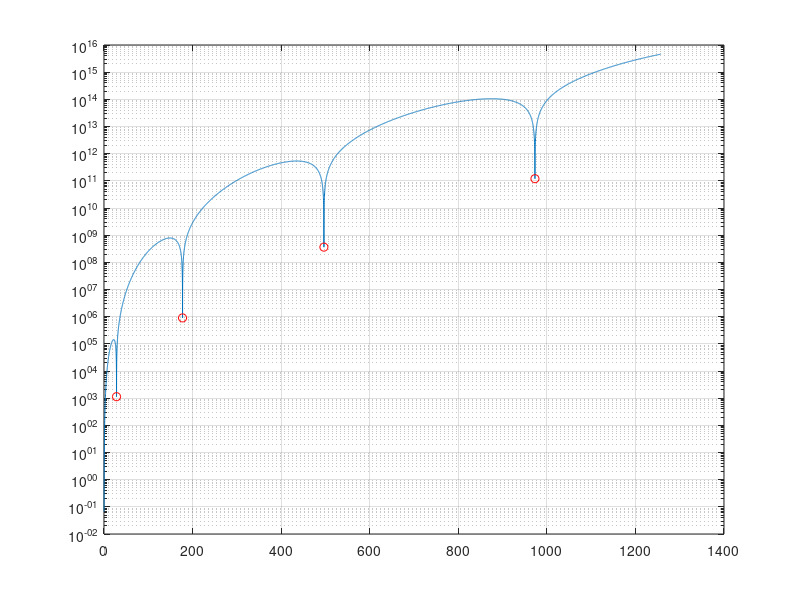
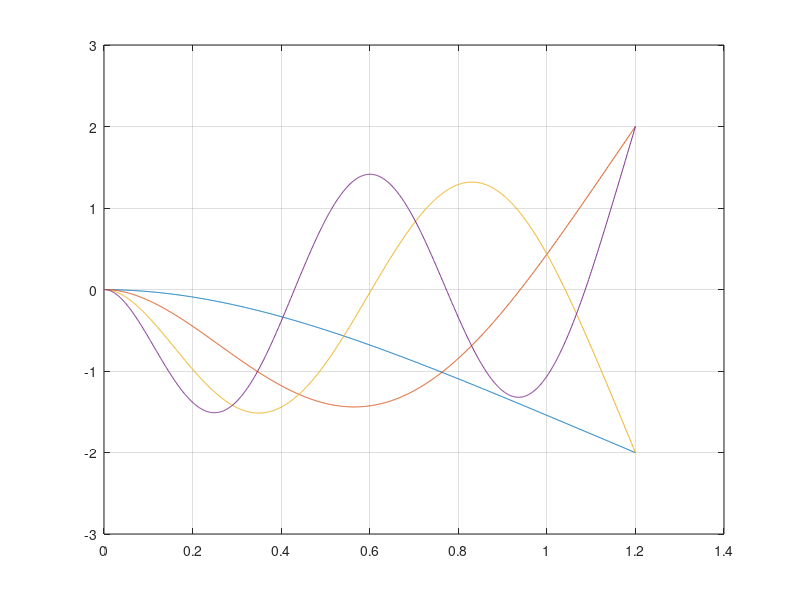

Source code (MATLAB) for these figures, in order: (Note: this script raises an error after producing the figures.)
%countilever beam parameters
clear all
close all
clc
beam.L=1.200;  % mm
beam.h=0.008;
beam.b=0.040;
beam.rho=2700; %kg/mm^3
beam.E=68e9; %MPa
beam.m=beam.rho*beam.h*beam.b; % kg/mm
beam.J=beam.h^3*beam.b/12; % mm^4;
f_vect=linspace(0,200,10000);
om_vect=2*pi.*f_vect;
g=@(om)(beam.m*om.^2/beam.E/beam.J).^(1/4);

%build the H matrix
H=@(g)[1 0 1 0;
    0 g 0 g;
    -beam.E*beam.J.*g.^2.*cos(g*beam.L) -beam.E*beam.J.*g.^2.*sin(g*beam.L) beam.E*beam.J.*g.^2.*cosh(g*beam.L) beam.E*beam.J.*g.^2.*sinh(g*beam.L);
    beam.E*beam.J.*g.^3.*sin(g*beam.L) -beam.E*beam.J*g.^3.*cos(g*beam.L) beam.E*beam.J*g.^3.*sinh(g*beam.L) beam.E*beam.J*g.^3.*cosh(g*beam.L) ];
dets=[];
for i = 1:length(om_vect)
    dets(i)=det(H(g(om_vect(i))));
end
semilogy(om_vect,abs(dets))
hold on
i_nat=[];
for i=2:length(dets)-1
    if abs(dets(i)) < abs(dets(i-1)) && abs(dets(i)) < abs(dets(i+1))
        i_nat(end+1)=i;
        
    end
end
semilogy(om_vect(i_nat),abs(dets(i_nat)),'or')
grid on
%natural frequencies
%computing mode shapes
figure
xx=linspace(0,beam.L,1000);
for i =1:length(i_nat)
    mode(i).i_nat=i_nat(i);
    mode(i).OM=om_vect(i_nat(i));
    mode(i).G=g(mode(i).OM);
    mode(i).HH=H(mode(i).G);
    mode(i).f=mode(i).OM/2/pi;
    mode(i).X=[1;-inv(mode(i).HH(2:end,2:end))*mode(i).HH(2:end,1)];
    mode(i).phi=@(x)mode(i).X(1)*cos(mode(i).G.*x) + mode(i).X(2)*sin(mode(i).G.*x)+ mode(i).X(3)*cosh(mode(i).G.*x) + mode(i).X(4)*sinh(mode(i).G.*x);
    plot(xx,mode(i).phi(xx))
    hold on

end
grid on
%% compute FRF
%assume 
x_in=.2; % m
x_out=1.2;

[G,mode]=FRF_num(mode,x_in,x_out,beam,-1); % L'ultimo parametro è la fase/contro fase di spostamento e forza, la prof li ha di segno opposto
figure
subplot(2,1,1)
semilogy(f_vect,abs(G(om_vect)),LineWidth=2)
grid on
subplot(2,1,2)
plot(f_vect,angle(G(om_vect)),LineWidth=2)
grid on
    
%% test FRF in other point, compute FRF_num
x_out_vect=[0.2,0.5,0.7];
[FRF1,mode1]=FRF_num(mode,x_in,x_out_vect(1),beam);
[FRF2,mode2]=FRF_num(mode,x_in,x_out_vect(2),beam);
[FRF3,mode3]=FRF_num(mode,x_in,x_out_vect(3),beam);
FRF_list={FRF1,FRF2,FRF3};
figure
subplot(2,3,1)
semilogy(f_vect,abs(FRF1(om_vect)),LineWidth=2);
grid
subplot(2,3,2)
semilogy(f_vect,abs(FRF2(om_vect)),LineWidth=2);
grid
subplot(2,3,3)
semilogy(f_vect,abs(FRF3(om_vect)),LineWidth=2);
grid
subplot(2,3,4)
plot(f_vect,angle(FRF1(om_vect)),LineWidth=2);
grid
subplot(2,3,5)
plot(f_vect,angle(FRF2(om_vect)),LineWidth=2);
grid

subplot(2,3,6)
plot(f_vect,angle(FRF3(om_vect)),LineWidth=2);
grid

%% work backwords compute parameters starting from sperimental FRFs
%assume aproximation around mode 1
fmin=mode(1).f-1;
fmax=mode(1).f+1;
f_min_max=linspace(fmin,fmax,100);
om_min_max=f_min_max.*2*pi;
Gnum=[];
%try imposing function of a vector x where
%x=[omi,csii,A1,A2,A3,Rl1,Rl2,Rl3,Rh1,Rh2,Rh3];
 %  1   2   3  4  5   6   7   8   9   10  11
for i=1:100
    for r=1:3
        Gnum{i,r}=@(x)x(2+r)./(-om_min_max(i).^2 + 1i*2.*x(2).*x(1) + x(1).^2) ;
        Gexp{i,r}=FRF_list{r}(om_min_max(i));
    end
end
err =@(x) er_comp(Gnum,Gexp,x);

% esimate x0
omi=mode(1).OM;
h = h_extim(FRF1,mode(1));
A1=FRF1(mode(1).OM)*2*h*(mode(1).OM).^2*1i;
A2=FRF2(mode(1).OM)*2*h*(mode(1).OM).^2*1i;
A3=FRF3(mode(1).OM)*2*h*(mode(1).OM).^2*1i;
x0=[omi,h,A1,A2,A3,0,0,0,0,0,0];

x=lsqnonlin(err,x0);
%%
Gnum_val=cellfun(@(f)f(x),Gnum);
figure
subplot(2,1,1)
semilogy(f_min_max,abs(FRF2(om_min_max)),LineWidth=2)
hold on
semilogy(f_min_max,abs(Gnum_val(:,2)),'o')
grid on
subplot(2,1,2)
plot(f_min_max,angle(FRF2(om_min_max)),LineWidth=2)
hold on
plot(f_min_max,angle(Gnum_val(:,2)),'o')
grid on
